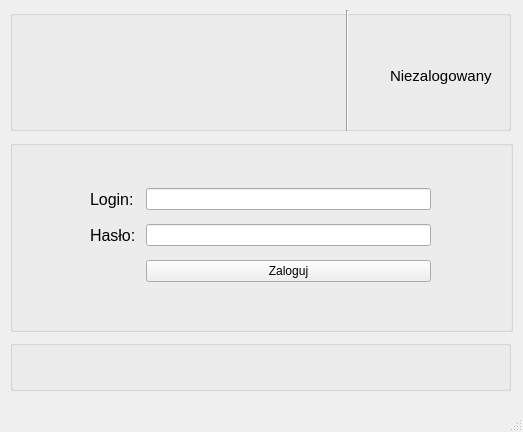
<?xml version="1.0" encoding="UTF-8"?>
<ui version="4.0">
 <class>LoginWindow</class>
 <widget class="QMainWindow" name="LoginWindow">
  <property name="geometry">
   <rect>
    <x>0</x>
    <y>0</y>
    <width>523</width>
    <height>432</height>
   </rect>
  </property>
  <property name="windowTitle">
   <string>MainWindow</string>
  </property>
  <widget class="QWidget" name="centralwidget">
   <widget class="QGroupBox" name="groupBox_menu_2">
    <property name="geometry">
     <rect>
      <x>10</x>
      <y>10</y>
      <width>501</width>
      <height>121</height>
     </rect>
    </property>
    <property name="title">
     <string/>
    </property>
    <widget class="QLabel" name="label_user">
     <property name="geometry">
      <rect>
       <x>380</x>
       <y>50</y>
       <width>111</width>
       <height>31</height>
      </rect>
     </property>
     <property name="font">
      <font>
       <pointsize>11</pointsize>
      </font>
     </property>
     <property name="text">
      <string>Niezalogowany</string>
     </property>
    </widget>
    <widget class="QLabel" name="label_logo">
     <property name="geometry">
      <rect>
       <x>10</x>
       <y>10</y>
       <width>321</width>
       <height>91</height>
      </rect>
     </property>
     <property name="text">
      <string/>
     </property>
    </widget>
    <widget class="Line" name="line_2">
     <property name="geometry">
      <rect>
       <x>322</x>
       <y>0</y>
       <width>31</width>
       <height>121</height>
      </rect>
     </property>
     <property name="orientation">
      <enum>Qt::Vertical</enum>
     </property>
    </widget>
   </widget>
   <widget class="QGroupBox" name="groupBox_info">
    <property name="geometry">
     <rect>
      <x>10</x>
      <y>340</y>
      <width>501</width>
      <height>51</height>
     </rect>
    </property>
    <property name="title">
     <string/>
    </property>
    <widget class="QLabel" name="label_info">
     <property name="enabled">
      <bool>true</bool>
     </property>
     <property name="geometry">
      <rect>
       <x>180</x>
       <y>10</y>
       <width>151</width>
       <height>31</height>
      </rect>
     </property>
     <property name="font">
      <font>
       <pointsize>10</pointsize>
      </font>
     </property>
     <property name="text">
      <string/>
     </property>
    </widget>
   </widget>
   <widget class="QGroupBox" name="groupBoxlogin">
    <property name="geometry">
     <rect>
      <x>10</x>
      <y>140</y>
      <width>503</width>
      <height>192</height>
     </rect>
    </property>
    <property name="title">
     <string/>
    </property>
    <widget class="QWidget" name="formLayoutWidget">
     <property name="geometry">
      <rect>
       <x>80</x>
       <y>40</y>
       <width>341</width>
       <height>111</height>
      </rect>
     </property>
     <layout class="QGridLayout" name="gridLayout">
      <item row="0" column="0">
       <widget class="QLabel" name="label_login">
        <property name="font">
         <font>
          <pointsize>12</pointsize>
         </font>
        </property>
        <property name="text">
         <string>Login: </string>
        </property>
       </widget>
      </item>
      <item row="0" column="1">
       <widget class="QLineEdit" name="lineEdit_login"/>
      </item>
      <item row="1" column="0">
       <widget class="QLabel" name="label_password">
        <property name="font">
         <font>
          <pointsize>12</pointsize>
         </font>
        </property>
        <property name="text">
         <string>Hasło: </string>
        </property>
       </widget>
      </item>
      <item row="1" column="1">
       <widget class="QLineEdit" name="lineEdit_password">
        <property name="echoMode">
         <enum>QLineEdit::Password</enum>
        </property>
       </widget>
      </item>
      <item row="2" column="1">
       <widget class="QPushButton" name="pushButtonlog_in">
        <property name="text">
         <string>Zaloguj</string>
        </property>
       </widget>
      </item>
     </layout>
    </widget>
   </widget>
  </widget>
  <widget class="QMenuBar" name="menubar">
   <property name="geometry">
    <rect>
     <x>0</x>
     <y>0</y>
     <width>523</width>
     <height>21</height>
    </rect>
   </property>
  </widget>
  <widget class="QStatusBar" name="statusbar"/>
 </widget>
 <resources/>
 <connections/>
</ui>
